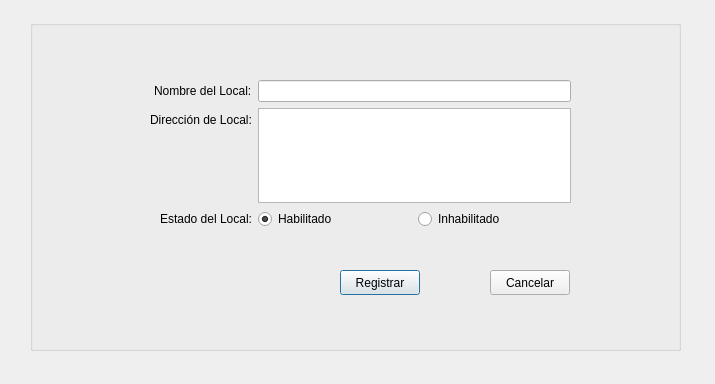
<?xml version="1.0" encoding="UTF-8"?>
<ui version="4.0">
 <class>registrarLocal</class>
 <widget class="QDialog" name="registrarLocal">
  <property name="geometry">
   <rect>
    <x>0</x>
    <y>0</y>
    <width>715</width>
    <height>384</height>
   </rect>
  </property>
  <property name="windowTitle">
   <string>Registrar Local de Vacunación</string>
  </property>
  <widget class="QGroupBox" name="groupBox">
   <property name="geometry">
    <rect>
     <x>30</x>
     <y>20</y>
     <width>651</width>
     <height>331</height>
    </rect>
   </property>
   <property name="title">
    <string/>
   </property>
   <widget class="QWidget" name="formLayoutWidget">
    <property name="geometry">
     <rect>
      <x>120</x>
      <y>60</y>
      <width>421</width>
      <height>149</height>
     </rect>
    </property>
    <layout class="QFormLayout" name="formLayout">
     <property name="labelAlignment">
      <set>Qt::AlignRight|Qt::AlignTrailing|Qt::AlignVCenter</set>
     </property>
     <item row="1" column="0">
      <widget class="QLabel" name="label_3">
       <property name="text">
        <string>Dirección de Local:</string>
       </property>
      </widget>
     </item>
     <item row="1" column="1">
      <widget class="QTextEdit" name="direccionLocalTxt"/>
     </item>
     <item row="2" column="0">
      <widget class="QLabel" name="label_4">
       <property name="text">
        <string>Estado del Local:</string>
       </property>
      </widget>
     </item>
     <item row="2" column="1">
      <layout class="QHBoxLayout" name="horizontalLayout">
       <item>
        <widget class="QRadioButton" name="habilitarLocalRb">
         <property name="text">
          <string>Habilitado</string>
         </property>
         <property name="checked">
          <bool>true</bool>
         </property>
        </widget>
       </item>
       <item>
        <widget class="QRadioButton" name="inhabilitarLocalRb">
         <property name="text">
          <string>Inhabilitado</string>
         </property>
        </widget>
       </item>
      </layout>
     </item>
     <item row="0" column="0">
      <widget class="QLabel" name="label_5">
       <property name="text">
        <string>Nombre del Local:</string>
       </property>
      </widget>
     </item>
     <item row="0" column="1">
      <widget class="QLineEdit" name="nombreLocalTxt"/>
     </item>
    </layout>
   </widget>
   <widget class="QPushButton" name="registrarLocalPb">
    <property name="geometry">
     <rect>
      <x>310</x>
      <y>250</y>
      <width>80</width>
      <height>25</height>
     </rect>
    </property>
    <property name="text">
     <string>Registrar</string>
    </property>
   </widget>
   <widget class="QPushButton" name="cancelarLocalPb">
    <property name="geometry">
     <rect>
      <x>460</x>
      <y>250</y>
      <width>80</width>
      <height>25</height>
     </rect>
    </property>
    <property name="text">
     <string>Cancelar</string>
    </property>
   </widget>
  </widget>
 </widget>
 <tabstops>
  <tabstop>nombreLocalTxt</tabstop>
  <tabstop>direccionLocalTxt</tabstop>
  <tabstop>habilitarLocalRb</tabstop>
  <tabstop>inhabilitarLocalRb</tabstop>
  <tabstop>registrarLocalPb</tabstop>
  <tabstop>cancelarLocalPb</tabstop>
 </tabstops>
 <resources/>
 <connections/>
</ui>
